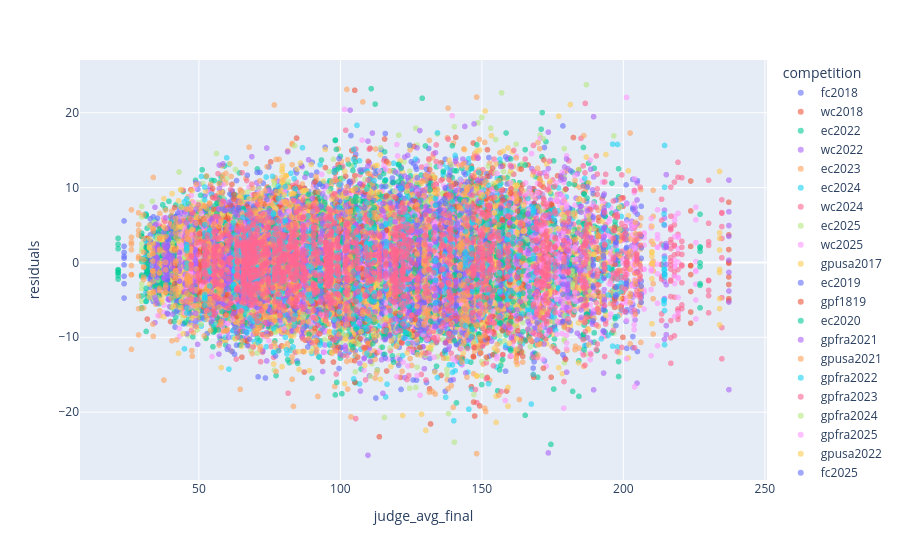

The code cell stored with this chart in its notebook:
### Code cell
# residuals independent of sample?
fig = px.scatter(
    regression_df,
    x="judge_avg_final",
    y="residuals",
    color="competition",
    opacity=0.6,
)

fig.show()

### Figure 1 — Plotly figure (JSON) as saved in the notebook; plotly's stock layout.template omitted (floating-point values rounded to 4 significant figures; data arrays with more than 128 entries replaced by an {"elided": "..."} marker saying what was removed)
{"data": [{"hovertemplate": "competition=fc2018<br>judge_avg_final=%{x}<br>residuals=%{y}<extra></extra>", "legendgroup": "fc2018", "marker": {"color": "#636efa", "opacity": 0.6, "symbol": "circle"}, "mode": "markers", "name": "fc2018", "showlegend": true, "type": "scattergl", "x": {"elided": "1080 float values"}, "xaxis": "x", "y": {"elided": "1080 float values"}, "yaxis": "y"}, {"hovertemplate": "competition=wc2018<br>judge_avg_final=%{x}<br>residuals=%{y}<extra></extra>", "legendgroup": "wc2018", "marker": {"color": "#EF553B", "opacity": 0.6, "symbol": "circle"}, "mode": "markers", "name": "wc2018", "showlegend": true, "type": "scattergl", "x": {"elided": "1485 float values"}, "xaxis": "x", "y": {"elided": "1485 float values"}, "yaxis": "y"}, {"hovertemplate": "competition=ec2022<br>judge_avg_final=%{x}<br>residuals=%{y}<extra></extra>", "legendgroup": "ec2022", "marker": {"color": "#00cc96", "opacity": 0.6, "symbol": "circle"}, "mode": "markers", "name": "ec2022", "showlegend": true, "type": "scattergl", "x": {"elided": "1377 float values"}, "xaxis": "x", "y": {"elided": "1377 float values"}, "yaxis": "y"}, {"hovertemplate": "competition=wc2022<br>judge_avg_final=%{x}<br>residuals=%{y}<extra></extra>", "legendgroup": "wc2022", "marker": {"color": "#ab63fa", "opacity": 0.6, "symbol": "circle"}, "mode": "markers", "name": "wc2022", "showlegend": true, "type": "scattergl", "x": {"elided": "1215 float values"}, "xaxis": "x", "y": {"elided": "1215 float values"}, "yaxis": "y"}, {"hovertemplate": "competition=ec2023<br>judge_avg_final=%{x}<br>residuals=%{y}<extra></extra>", "legendgroup": "ec2023", "marker": {"color": "#FFA15A", "opacity": 0.6, "symbol": "circle"}, "mode": "markers", "name": "ec2023", "showlegend": true, "type": "scattergl", "x": {"elided": "1188 float values"}, "xaxis": "x", "y": {"elided": "1188 float values"}, "yaxis": "y"}, {"hovertemplate": "competition=ec2024<br>judge_avg_final=%{x}<br>residuals=%{y}<extra></extra>", "legendgroup": "ec2024", "marker": {"color": "#19d3f3", "opacity": 0.6, "symbol": "circle"}, "mode": "markers", "name": "ec2024", "showlegend": true, "type": "scattergl", "x": {"elided": "1314 float values"}, "xaxis": "x", "y": {"elided": "1314 float values"}, "yaxis": "y"}, {"hovertemplate": "competition=wc2024<br>judge_avg_final=%{x}<br>residuals=%{y}<extra></extra>", "legendgroup": "wc2024", "marker": {"color": "#FF6692", "opacity": 0.6, "symbol": "circle"}, "mode": "markers", "name": "wc2024", "showlegend": true, "type": "scattergl", "x": {"elided": "1503 float values"}, "xaxis": "x", "y": {"elided": "1503 float values"}, "yaxis": "y"}, {"hovertemplate": "competition=ec2025<br>judge_avg_final=%{x}<br>residuals=%{y}<extra></extra>", "legendgroup": "ec2025", "marker": {"color": "#B6E880", "opacity": 0.6, "symbol": "circle"}, "mode": "markers", "name": "ec2025", "showlegend": true, "type": "scattergl", "x": {"elided": "1323 float values"}, "xaxis": "x", "y": {"elided": "1323 float values"}, "yaxis": "y"}, {"hovertemplate": "competition=wc2025<br>judge_avg_final=%{x}<br>residuals=%{y}<extra></extra>", "legendgroup": "wc2025", "marker": {"color": "#FF97FF", "opacity": 0.6, "symbol": "circle"}, "mode": "markers", "name": "wc2025", "showlegend": true, "type": "scattergl", "x": {"elided": "1467 float values"}, "xaxis": "x", "y": {"elided": "1467 float values"}, "yaxis": "y"}, {"hovertemplate": "competition=gpusa2017<br>judge_avg_final=%{x}<br>residuals=%{y}<extra></extra>", "legendgroup": "gpusa2017", "marker": {"color": "#FECB52", "opacity": 0.6, "symbol": "circle"}, "mode": "markers", "name": "gpusa2017", "showlegend": true, "type": "scattergl", "x": {"elided": "531 float values"}, "xaxis": "x", "y": {"elided": "531 float values"}, "yaxis": "y"}, {"hovertemplate": "competition=ec2019<br>judge_avg_final=%{x}<br>residuals=%{y}<extra></extra>", "legendgroup": "ec2019", "marker": {"color": "#636efa", "opacity": 0.6, "symbol": "circle"}, "mode": "markers", "name": "ec2019", "showlegend": true, "type": "scattergl", "x": {"elided": "1278 float values"}, "xaxis": "x", "y": {"elided": "1278 float values"}, "yaxis": "y"}, {"hovertemplate": "competition=gpf1819<br>judge_avg_final=%{x}<br>residuals=%{y}<extra></extra>", "legendgroup": "gpf1819", "marker": {"color": "#EF553B", "opacity": 0.6, "symbol": "circle"}, "mode": "markers", "name": "gpf1819", "showlegend": true, "type": "scattergl", "x": {"elided": "639 float values"}, "xaxis": "x", "y": {"elided": "639 float values"}, "yaxis": "y"}, {"hovertemplate": "competition=ec2020<br>judge_avg_final=%{x}<br>residuals=%{y}<extra></extra>", "legendgroup": "ec2020", "marker": {"color": "#00cc96", "opacity": 0.6, "symbol": "circle"}, "mode": "markers", "name": "ec2020", "showlegend": true, "type": "scattergl", "x": {"elided": "1386 float values"}, "xaxis": "x", "y": {"elided": "1386 float values"}, "yaxis": "y"}, {"hovertemplate": "competition=gpfra2021<br>judge_avg_final=%{x}<br>residuals=%{y}<extra></extra>", "legendgroup": "gpfra2021", "marker": {"color": "#ab63fa", "opacity": 0.6, "symbol": "circle"}, "mode": "markers", "name": "gpfra2021", "showlegend": true, "type": "scattergl", "x": {"elided": "558 float values"}, "xaxis": "x", "y": {"elided": "558 float values"}, "yaxis": "y"}, {"hovertemplate": "competition=gpusa2021<br>judge_avg_final=%{x}<br>residuals=%{y}<extra></extra>", "legendgroup": "gpusa2021", "marker": {"color": "#FFA15A", "opacity": 0.6, "symbol": "circle"}, "mode": "markers", "name": "gpusa2021", "showlegend": true, "type": "scattergl", "x": {"elided": "549 float values"}, "xaxis": "x", "y": {"elided": "549 float values"}, "yaxis": "y"}, {"hovertemplate": "competition=gpfra2022<br>judge_avg_final=%{x}<br>residuals=%{y}<extra></extra>", "legendgroup": "gpfra2022", "marker": {"color": "#19d3f3", "opacity": 0.6, "symbol": "circle"}, "mode": "markers", "name": "gpfra2022", "showlegend": true, "type": "scattergl", "x": {"elided": "549 float values"}, "xaxis": "x", "y": {"elided": "549 float values"}, "yaxis": "y"}, {"hovertemplate": "competition=gpfra2023<br>judge_avg_final=%{x}<br>residuals=%{y}<extra></extra>", "legendgroup": "gpfra2023", "marker": {"color": "#FF6692", "opacity": 0.6, "symbol": "circle"}, "mode": "markers", "name": "gpfra2023", "showlegend": true, "type": "scattergl", "x": {"elided": "567 float values"}, "xaxis": "x", "y": {"elided": "567 float values"}, "yaxis": "y"}, {"hovertemplate": "competition=gpfra2024<br>judge_avg_final=%{x}<br>residuals=%{y}<extra></extra>", "legendgroup": "gpfra2024", "marker": {"color": "#B6E880", "opacity": 0.6, "symbol": "circle"}, "mode": "markers", "name": "gpfra2024", "showlegend": true, "type": "scattergl", "x": {"elided": "576 float values"}, "xaxis": "x", "y": {"elided": "576 float values"}, "yaxis": "y"}, {"hovertemplate": "competition=gpfra2025<br>judge_avg_final=%{x}<br>residuals=%{y}<extra></extra>", "legendgroup": "gpfra2025", "marker": {"color": "#FF97FF", "opacity": 0.6, "symbol": "circle"}, "mode": "markers", "name": "gpfra2025", "showlegend": true, "type": "scattergl", "x": {"elided": "576 float values"}, "xaxis": "x", "y": {"elided": "576 float values"}, "yaxis": "y"}, {"hovertemplate": "competition=gpusa2022<br>judge_avg_final=%{x}<br>residuals=%{y}<extra></extra>", "legendgroup": "gpusa2022", "marker": {"color": "#FECB52", "opacity": 0.6, "symbol": "circle"}, "mode": "markers", "name": "gpusa2022", "showlegend": true, "type": "scattergl", "x": {"elided": "567 float values"}, "xaxis": "x", "y": {"elided": "567 float values"}, "yaxis": "y"}, {"hovertemplate": "competition=fc2025<br>judge_avg_final=%{x}<br>residuals=%{y}<extra></extra>", "legendgroup": "fc2025", "marker": {"color": "#636efa", "opacity": 0.6, "symbol": "circle"}, "mode": "markers", "name": "fc2025", "showlegend": true, "type": "scattergl", "x": {"elided": "972 float values"}, "xaxis": "x", "y": {"elided": "972 float values"}, "yaxis": "y"}, {"hovertemplate": "competition=gpcan2025<br>judge_avg_final=%{x}<br>residuals=%{y}<extra></extra>", "legendgroup": "gpcan2025", "marker": {"color": "#EF553B", "opacity": 0.6, "symbol": "circle"}, "mode": "markers", "name": "gpcan2025", "showlegend": true, "type": "scattergl", "x": {"elided": "576 float values"}, "xaxis": "x", "y": {"elided": "576 float values"}, "yaxis": "y"}, {"hovertemplate": "competition=ec2018<br>judge_avg_final=%{x}<br>residuals=%{y}<extra></extra>", "legendgroup": "ec2018", "marker": {"color": "#00cc96", "opacity": 0.6, "symbol": "circle"}, "mode": "markers", "name": "ec2018", "showlegend": true, "type": "scattergl", "x": {"elided": "1359 float values"}, "xaxis": "x", "y": {"elided": "1359 float values"}, "yaxis": "y"}, {"hovertemplate": "competition=gpcan2017<br>judge_avg_final=%{x}<br>residuals=%{y}<extra></extra>", "legendgroup": "gpcan2017", "marker": {"color": "#ab63fa", "opacity": 0.6, "symbol": "circle"}, "mode": "markers", "name": "gpcan2017", "showlegend": true, "type": "scattergl", "x": {"elided": "576 float values"}, "xaxis": "x", "y": {"elided": "576 float values"}, "yaxis": "y"}, {"hovertemplate": "competition=fc2019<br>judge_avg_final=%{x}<br>residuals=%{y}<extra></extra>", "legendgroup": "fc2019", "marker": {"color": "#FFA15A", "opacity": 0.6, "symbol": "circle"}, "mode": "markers", "name": "fc2019", "showlegend": true, "type": "scattergl", "x": {"elided": "828 float values"}, "xaxis": "x", "y": {"elided": "828 float values"}, "yaxis": "y"}, {"hovertemplate": "competition=gpcan2018<br>judge_avg_final=%{x}<br>residuals=%{y}<extra></extra>", "legendgroup": "gpcan2018", "marker": {"color": "#19d3f3", "opacity": 0.6, "symbol": "circle"}, "mode": "markers", "name": "gpcan2018", "showlegend": true, "type": "scattergl", "x": {"elided": "558 float values"}, "xaxis": "x", "y": {"elided": "558 float values"}, "yaxis": "y"}, {"hovertemplate": "competition=gpusa2018<br>judge_avg_final=%{x}<br>residuals=%{y}<extra></extra>", "legendgroup": "gpusa2018", "marker": {"color": "#FF6692", "opacity": 0.6, "symbol": "circle"}, "mode": "markers", "name": "gpusa2018", "showlegend": true, "type": "scattergl", "x": {"elided": "549 float values"}, "xaxis": "x", "y": {"elided": "549 float values"}, "yaxis": "y"}, {"hovertemplate": "competition=gpcan2023<br>judge_avg_final=%{x}<br>residuals=%{y}<extra></extra>", "legendgroup": "gpcan2023", "marker": {"color": "#B6E880", "opacity": 0.6, "symbol": "circle"}, "mode": "markers", "name": "gpcan2023", "showlegend": true, "type": "scattergl", "x": {"elided": "576 float values"}, "xaxis": "x", "y": {"elided": "576 float values"}, "yaxis": "y"}, {"hovertemplate": "competition=gpcan2024<br>judge_avg_final=%{x}<br>residuals=%{y}<extra></extra>", "legendgroup": "gpcan2024", "marker": {"color": "#FF97FF", "opacity": 0.6, "symbol": "circle"}, "mode": "markers", "name": "gpcan2024", "showlegend": true, "type": "scattergl", "x": {"elided": "567 float values"}, "xaxis": "x", "y": {"elided": "567 float values"}, "yaxis": "y"}, {"hovertemplate": "competition=wc2021<br>judge_avg_final=%{x}<br>residuals=%{y}<extra></extra>", "legendgroup": "wc2021", "marker": {"color": "#FECB52", "opacity": 0.6, "symbol": "circle"}, "mode": "markers", "name": "wc2021", "showlegend": true, "type": "scattergl", "x": {"elided": "1458 float values"}, "xaxis": "x", "y": {"elided": "1458 float values"}, "yaxis": "y"}, {"hovertemplate": "competition=gpcan2022<br>judge_avg_final=%{x}<br>residuals=%{y}<extra></extra>", "legendgroup": "gpcan2022", "marker": {"color": "#636efa", "opacity": 0.6, "symbol": "circle"}, "mode": "markers", "name": "gpcan2022", "showlegend": true, "type": "scattergl", "x": {"elided": "477 float values"}, "xaxis": "x", "y": {"elided": "477 float values"}, "yaxis": "y"}, {"hovertemplate": "competition=gpfra2018<br>judge_avg_final=%{x}<br>residuals=%{y}<extra></extra>", "legendgroup": "gpfra2018", "marker": {"color": "#EF553B", "opacity": 0.6, "symbol": "circle"}, "mode": "markers", "name": "gpfra2018", "showlegend": true, "type": "scattergl", "x": {"elided": "531 float values"}, "xaxis": "x", "y": {"elided": "531 float values"}, "yaxis": "y"}, {"hovertemplate": "competition=gpcan2019<br>judge_avg_final=%{x}<br>residuals=%{y}<extra></extra>", "legendgroup": "gpcan2019", "marker": {"color": "#00cc96", "opacity": 0.6, "symbol": "circle"}, "mode": "markers", "name": "gpcan2019", "showlegend": true, "type": "scattergl", "x": {"elided": "576 float values"}, "xaxis": "x", "y": {"elided": "576 float values"}, "yaxis": "y"}, {"hovertemplate": "competition=gpf1920<br>judge_avg_final=%{x}<br>residuals=%{y}<extra></extra>", "legendgroup": "gpf1920", "marker": {"color": "#ab63fa", "opacity": 0.6, "symbol": "circle"}, "mode": "markers", "name": "gpf1920", "showlegend": true, "type": "scattergl", "x": {"elided": "648 float values"}, "xaxis": "x", "y": {"elided": "648 float values"}, "yaxis": "y"}, {"hovertemplate": "competition=gpfra2019<br>judge_avg_final=%{x}<br>residuals=%{y}<extra></extra>", "legendgroup": "gpfra2019", "marker": {"color": "#FFA15A", "opacity": 0.6, "symbol": "circle"}, "mode": "markers", "name": "gpfra2019", "showlegend": true, "type": "scattergl", "x": {"elided": "540 float values"}, "xaxis": "x", "y": {"elided": "540 float values"}, "yaxis": "y"}, {"hovertemplate": "competition=gpcan2021<br>judge_avg_final=%{x}<br>residuals=%{y}<extra></extra>", "legendgroup": "gpcan2021", "marker": {"color": "#19d3f3", "opacity": 0.6, "symbol": "circle"}, "mode": "markers", "name": "gpcan2021", "showlegend": true, "type": "scattergl", "x": {"elided": "576 float values"}, "xaxis": "x", "y": {"elided": "576 float values"}, "yaxis": "y"}, {"hovertemplate": "competition=fc2020<br>judge_avg_final=%{x}<br>residuals=%{y}<extra></extra>", "legendgroup": "fc2020", "marker": {"color": "#FF6692", "opacity": 0.6, "symbol": "circle"}, "mode": "markers", "name": "fc2020", "showlegend": true, "type": "scattergl", "x": {"elided": "612 float values"}, "xaxis": "x", "y": {"elided": "612 float values"}, "yaxis": "y"}, {"hovertemplate": "competition=gpfra2017<br>judge_avg_final=%{x}<br>residuals=%{y}<extra></extra>", "legendgroup": "gpfra2017", "marker": {"color": "#B6E880", "opacity": 0.6, "symbol": "circle"}, "mode": "markers", "name": "gpfra2017", "showlegend": true, "type": "scattergl", "x": {"elided": "540 float values"}, "xaxis": "x", "y": {"elided": "540 float values"}, "yaxis": "y"}, {"hovertemplate": "competition=owg2018<br>judge_avg_final=%{x}<br>residuals=%{y}<extra></extra>", "legendgroup": "owg2018", "marker": {"color": "#FF97FF", "opacity": 0.6, "symbol": "circle"}, "mode": "markers", "name": "owg2018", "showlegend": true, "type": "scattergl", "x": {"elided": "1719 float values"}, "xaxis": "x", "y": {"elided": "1719 float values"}, "yaxis": "y"}, {"hovertemplate": "competition=gpusa2019<br>judge_avg_final=%{x}<br>residuals=%{y}<extra></extra>", "legendgroup": "gpusa2019", "marker": {"color": "#FECB52", "opacity": 0.6, "symbol": "circle"}, "mode": "markers", "name": "gpusa2019", "showlegend": true, "type": "scattergl", "x": {"elided": "576 float values"}, "xaxis": "x", "y": {"elided": "576 float values"}, "yaxis": "y"}, {"hovertemplate": "competition=gpusa2024<br>judge_avg_final=%{x}<br>residuals=%{y}<extra></extra>", "legendgroup": "gpusa2024", "marker": {"color": "#636efa", "opacity": 0.6, "symbol": "circle"}, "mode": "markers", "name": "gpusa2024", "showlegend": true, "type": "scattergl", "x": {"elided": "576 float values"}, "xaxis": "x", "y": {"elided": "576 float values"}, "yaxis": "y"}, {"hovertemplate": "competition=fc2022<br>judge_avg_final=%{x}<br>residuals=%{y}<extra></extra>", "legendgroup": "fc2022", "marker": {"color": "#EF553B", "opacity": 0.6, "symbol": "circle"}, "mode": "markers", "name": "fc2022", "showlegend": true, "type": "scattergl", "x": {"elided": "360 float values"}, "xaxis": "x", "y": {"elided": "360 float values"}, "yaxis": "y"}, {"hovertemplate": "competition=gpusa2025<br>judge_avg_final=%{x}<br>residuals=%{y}<extra></extra>", "legendgroup": "gpusa2025", "marker": {"color": "#00cc96", "opacity": 0.6, "symbol": "circle"}, "mode": "markers", "name": "gpusa2025", "showlegend": true, "type": "scattergl", "x": {"elided": "576 float values"}, "xaxis": "x", "y": {"elided": "576 float values"}, "yaxis": "y"}, {"hovertemplate": "competition=fc2024<br>judge_avg_final=%{x}<br>residuals=%{y}<extra></extra>", "legendgroup": "fc2024", "marker": {"color": "#ab63fa", "opacity": 0.6, "symbol": "circle"}, "mode": "markers", "name": "fc2024", "showlegend": true, "type": "scattergl", "x": {"elided": "1125 float values"}, "xaxis": "x", "y": {"elided": "1125 float values"}, "yaxis": "y"}, {"hovertemplate": "competition=fc2023<br>judge_avg_final=%{x}<br>residuals=%{y}<extra></extra>", "legendgroup": "fc2023", "marker": {"color": "#FFA15A", "opacity": 0.6, "symbol": "circle"}, "mode": "markers", "name": "fc2023", "showlegend": true, "type": "scattergl", "x": {"elided": "963 float values"}, "xaxis": "x", "y": {"elided": "963 float values"}, "yaxis": "y"}, {"hovertemplate": "competition=gpusa2023<br>judge_avg_final=%{x}<br>residuals=%{y}<extra></extra>", "legendgroup": "gpusa2023", "marker": {"color": "#19d3f3", "opacity": 0.6, "symbol": "circle"}, "mode": "markers", "name": "gpusa2023", "showlegend": true, "type": "scattergl", "x": {"elided": "558 float values"}, "xaxis": "x", "y": {"elided": "558 float values"}, "yaxis": "y"}, {"hovertemplate": "competition=owg2022<br>judge_avg_final=%{x}<br>residuals=%{y}<extra></extra>", "legendgroup": "owg2022", "marker": {"color": "#FF6692", "opacity": 0.6, "symbol": "circle"}, "mode": "markers", "name": "owg2022", "showlegend": true, "type": "scattergl", "x": {"elided": "1629 float values"}, "xaxis": "x", "y": {"elided": "1629 float values"}, "yaxis": "y"}], "layout": {"legend": {"title": {"text": "competition"}, "tracegroupgap": 0}, "margin": {"t": 60}, "xaxis": {"anchor": "y", "domain": [0, 1], "title": {"text": "judge_avg_final"}}, "yaxis": {"anchor": "x", "domain": [0, 1], "title": {"text": "residuals"}}}}
